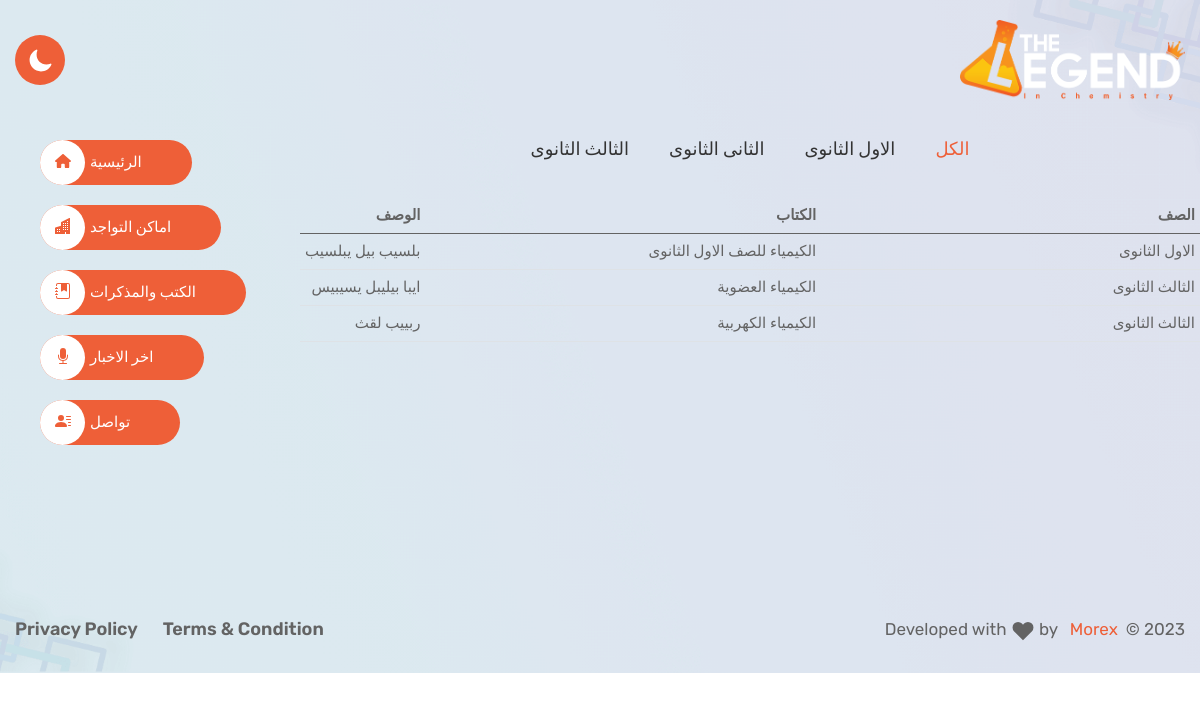
Page /booksplaces/1/books on the committed database.
### centersplaces/models.py (models this page shows)
class Class(models.Model):
    name = models.CharField(max_length=255, verbose_name='الاسم')
    status = models.BooleanField(default=True, verbose_name='الحالة')
    class Meta:
        verbose_name = 'صف'
        verbose_name_plural = 'الصفوف'
    def __str__(self):
        return self.name

### booksplaces/models.py (models this page shows, shortened)
class Book(models.Model):
    name = models.CharField(max_length=255, verbose_name='الاسم')
    class_obj = models.ForeignKey(Class, on_delete=models.CASCADE, verbose_name='الفصل')
    library = models.ForeignKey(Library, on_delete=models.CASCADE, verbose_name='المكتبة')
    description = models.TextField(blank=True, null=True, verbose_name='الوصف')
    status = models.BooleanField(default=True, verbose_name='الحالة')
    class Meta:
        verbose_name = 'الكتاب'
        verbose_name_plural = 'الكتب'

### booksplaces/views.py (the view)
# urls.py: path('<int:library_id>/books', views.books, name="books"),
def books(request,library_id):
    library = Library.objects.get(id=library_id)
    books = Book.objects.filter(library=library)
    classes = Class.objects.all()
    context={
        'library': library,
        'books': books,
        'classes': classes,
    }
    return render(request, 'booksplaces/librarybooks.html',context=context)

### accounts/context_processors.py (called while the page is built)
def site_logo(request):
    site_logo='static/imgs/site_logo/default_logo.png'
    try:
        theme = Theme.objects.first()
        if theme and theme.logo:
            site_logo=theme.logo.url  # Assuming 'logo' is an ImageField
    except Theme.DoesNotExist:
        pass
    return {
        'site_logo': site_logo,
    }

### booksplaces/templates/booksplaces/librarybooks.html (shortened to what this page needs)
{% extends "base.html" %}
{% load static %}
{% block content %}
<main class="main__content_wrapper hero__section ">
    <div class="section--padding">
        <div class="container">
                    <div class=" row d-flex justify-content-center hero__section--inner2">
                        <div class="col-lg-9 col-sm-12 col-md-12">
                            <div class="button-group filters-button-group mb-50">
                                <button class="filters__button--items button is-checked" data-filter="*" onclick="filterDates(this)">الكل</button>
                                {% for classobj in classes %}
                                <button class="filters__button--items button" data-filter="{{ classobj.id }}" onclick="filterDates(this)">{{ classobj.name }}</button>
                                {% endfor %}
                            </div>
                            <div class="row d-flex justify-content-center mb-5" id="centers-container">
                                <table class="table">
                                    <thead>
                                        <tr>
                                            <th class="table-text" scope="col">الصف</th>
                                            <th class="table-text" scope="col">الكتاب</th>
                                            <th class="table-text" scope="col">الوصف</th>
                                        </tr>
                                    </thead>
                                    <tbody>
                                        {% for book in books %}
                                        <tr class="date-row" data-class="{{ book.class_obj.id }}">
                                            <td class="table-text">{{ book.class_obj }}</td>
                                            <td class="table-text">{{ book.name }}</td>
                                            <td class="table-text">{{ book.description }}</td>
                                        </tr>
                                        {% endfor %}
                                    </tbody>
                                </table>
                            </div>
                        </div>
                        <div class="col-3">
                            {% include "side.html" %}
                        </div>
                    </div>
        </div>
    </div>
</main>
{% endblock content %}

### rows in the picture
Class: name "الاول الثانوى"
Class: name "الثانى الثانوى"
Class: name "الثالث الثانوى"
Book: class_obj "الاول الثانوى", name "الكيمياء للصف الاول الثانوى", description "بلسيب بيل يبلسيب"
Book: class_obj "الثالث الثانوى", name "الكيمياء العضوية", description "ايبا بيليبل يسيبيس"
Book: class_obj "الثالث الثانوى", name "الكيمياء الكهربية", description "ربييب لقث"
